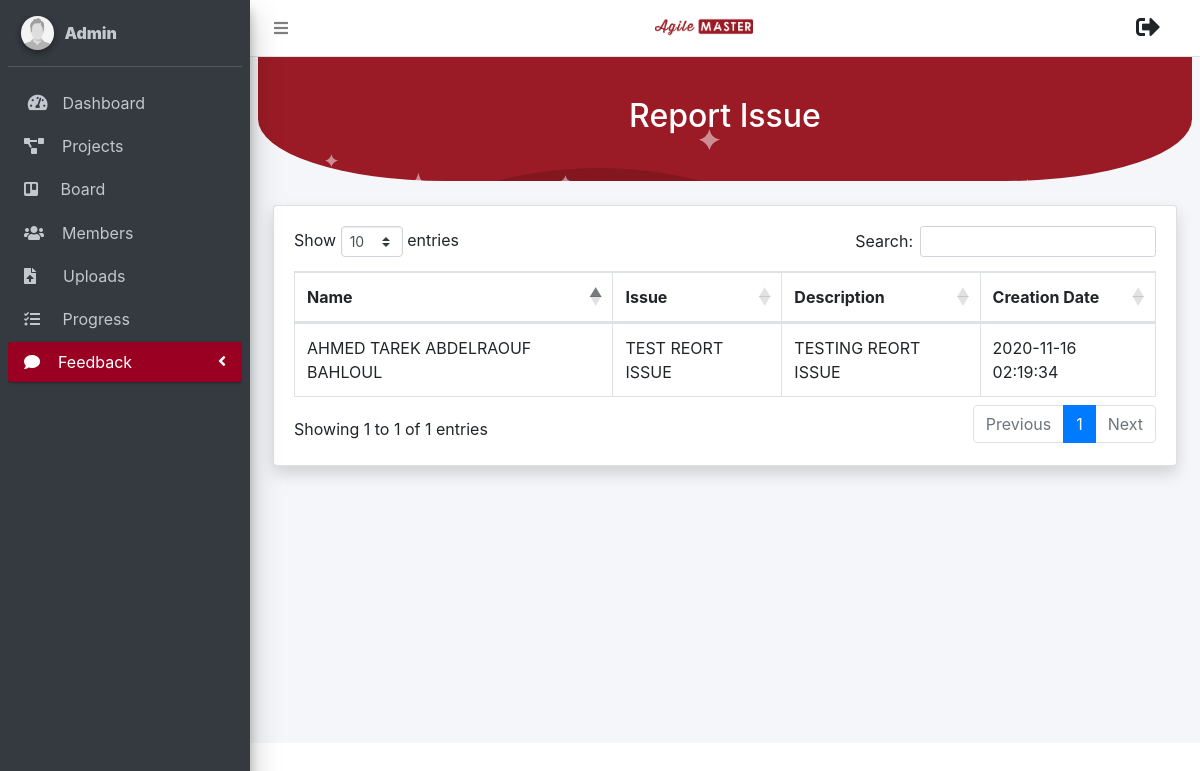
Screenshot of /admin/report_issue.php with the database file from the repository.
### tables this page shows
CREATE TABLE `report_issue` (
  `issue_id` int(11) NOT NULL,
  `name` varchar(255) NOT NULL,
  `issue_name` varchar(255) NOT NULL,
  `desc` varchar(225) NOT NULL,
  `creation_date` datetime DEFAULT current_timestamp()
);

### helpers/module.php (called while the page is built, shortened)
<?php
function get_admin()
{
	global $conn;
	$result = mysqli_query($conn, "SELECT * FROM `admin`");
	return $result;
}
function getAllReportIssue()
{
	global $conn;
	$result = mysqli_query($conn, "SELECT * FROM `report_issue`");
	return $result;
}
?>

### admin/report_issue.php (the view, shortened to what this page needs)
<?php
include_once '../connection/dbconnection.php';
include_once '../helpers/module.php';
?>
<!DOCTYPE html>
<html>
<head>
	<?php include('../navigation/head.php');?>
</head>
<body class="hold-transition sidebar-mini layout-fixed">
<div class="wrapper">
	<?php include('../navigation/topbar_admin.php');?>
	<?php include('../navigation/systemissue_adminsidebar.php');?>
	<div class="content-wrapper">
		<section class="content">
			<div class="bg-custom">
				<div class="bg-img" style="text-align: center;">
					<div class="searchContainer">
						<h2>Report Issue</h2>
					</div>
				</div>
                <br>
			</div>
			<br>
			<div class="container-fluid">
				<div class="card shadow mb-4">
					<div class="card-body">
						<div class="table-responsive">
							<table class="table table-bordered" id="dataTable" width="100%" cellspacing="0">
								<thead>
									<tr>
										<th >Name</th>
										<th >Issue</th>
										<th >Description</th>
										<th >Creation Date</th>
									</tr>
								</thead>
								<tbody>
								<?php
									$getAllReportIssue = getAllReportIssue();
									while($row = mysqli_fetch_array($getAllReportIssue))
									{
								?>
									<tr>
										<td><?php echo $row['name']; ?></td>
										<td><?php echo $row['issue_name']; ?></td>
										<td><?php echo $row['desc']; ?></td>
										<td><?php echo $row['creation_date']; ?></td>
									</tr>
								<?php
									}
								?>
								</tbody>
							</table>
						</div>
					</div>
				</div>
			</div>
		</section>
	</div>
</div>
</body>
</html>

### navigation/systemissue_adminsidebar.php (shortened to what this page needs)
<aside class="main-sidebar sidebar-dark-primary elevation-4">
	<div class="sidebar">
		<div class="user-panel mt-3 pb-3 mb-3 d-flex">
			<div class="image">
				<img src="../resources/images/user2-160x160.jpg" class="img-circle elevation-2" alt="User Image">
			</div>
			<div class="info">
				<a href="#" class="d-block">
					<strong>
                    <?php
                        $get_admin = get_admin();
                        $row = mysqli_fetch_array($get_admin);
                        echo '
                           <strong> '.$row["name"].' </strong>
                           <span class="carrot"></span>';
                    ?>
                </strong>
				</a>
			</div>
		</div>
		<nav class="mt-2" >
			<ul class="nav nav-pills nav-sidebar flex-column" data-widget="treeview" role="menu" data-accordion="false">
				<li class="nav-item has-treeview">
					<a href="dashboard.php" class="nav-link">
						<i class="nav-icon fas fa-tachometer-alt"></i>
						<p>
							&nbsp;Dashboard
						</p>
					</a>
				</li>
				<li class="nav-item">
					<a href="project.php" class="nav-link">
						<i class="fas fa-project-diagram"></i>
						<p>
							&nbsp;&nbsp;&nbsp;Projects
						</p>
					</a>
				</li>
				<li class="nav-item">
					<a href="board.php" class="nav-link">
						<i class="fab fa-trello"></i>
						<p>
							&nbsp;&nbsp;&nbsp;&nbsp;Board
						</p>
					</a>
				</li>
				<li class="nav-item">
					<a href="members.php" class="nav-link">
						<i class="fas fa-users"></i>
						<p>
							&nbsp;&nbsp;&nbsp;Members
						</p>
					</a>
				</li>
				<li class="nav-item">
					<a href="upload_files.php" class="nav-link">
						<i class="fas fa-file-upload"></i>
						<p>
							&nbsp;&nbsp;&nbsp;&nbsp;&nbsp;Uploads
						</p>
					</a>
				</li>
				<li class="nav-item">
					<a href="progress.php" class="nav-link">
						<i class="fas fa-tasks"></i>
						<p>
							&nbsp;&nbsp;&nbsp;&nbsp;Progress
						</p>
					</a>
				</li>
				<li class="nav-item has-treeview">
					<a href="#" class="nav-link active">
						<i class="fas fa-comment"></i>
						<p>
							&nbsp;&nbsp;&nbsp;Feedback
							<i class="fas fa-angle-left right"></i>
						</p>
					</a>
				</li>
				<br><br><br>
			</ul>
		</nav>
    </div>
</aside>

### dependencies/css/style.css (style rules this page uses)
body { font-family: "Open Sans", sans-serif; color: #444444; }
a { text-decoration: none; color: #990021; }
ul { list-style: none; margin: 0; padding: 0px; }
section { padding: 60px 0; overflow: hidden; position: relative; }

### admin/report_issue.php (style rules this page uses)
.bg-custom { background-image: url("../resources/images/profile_header.png"); background-color: #9a1b25; border-bottom-left-radius: 20% 50%; border-bottom-right-radius: 20% 50%; }
.bg-img { max-width: 35%; min-height: 100px; max-height: auto; margin-left:auto; margin-right:auto; text-align: center; background-position: center; background-repeat: no-repeat; background-size: cover; color: white; padding: 40px 0px 0px 0px; font-size: 60px; font-weight: bold; }

### rows the page displays
report_issue: name "AHMED TAREK ABDELRAOUF BAHLOUL", issue_name "TEST REORT ISSUE", desc "TESTING REORT ISSUE", creation_date "2020-11-16 02:19:34"

### other values shown
$row["name"] "Admin"
